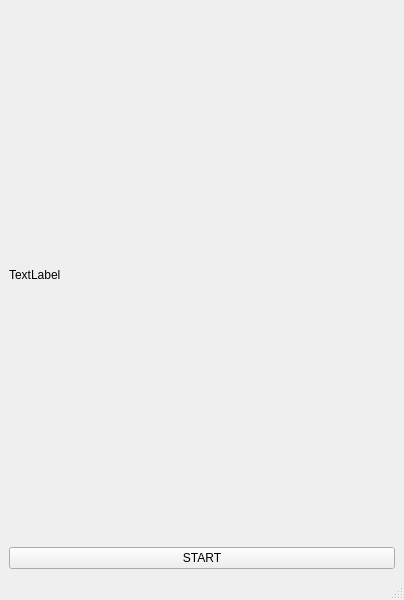
<?xml version="1.0" encoding="UTF-8"?>
<ui version="4.0">
 <class>MainWindow</class>
 <widget class="QMainWindow" name="MainWindow">
  <property name="geometry">
   <rect>
    <x>0</x>
    <y>0</y>
    <width>404</width>
    <height>600</height>
   </rect>
  </property>
  <property name="windowTitle">
   <string>MainWindow</string>
  </property>
  <widget class="QWidget" name="centralwidget">
   <layout class="QVBoxLayout" name="verticalLayout">
    <item>
     <layout class="QHBoxLayout" name="horizontalLayout">
      <item>
       <widget class="QLabel" name="timeLabel">
        <property name="text">
         <string>TextLabel</string>
        </property>
       </widget>
      </item>
     </layout>
    </item>
    <item>
     <layout class="QHBoxLayout" name="horizontalLayout_2">
      <item>
       <widget class="QPushButton" name="startButton">
        <property name="text">
         <string>START</string>
        </property>
       </widget>
      </item>
     </layout>
    </item>
    <item>
     <layout class="QVBoxLayout" name="verticalLayout_2"/>
    </item>
   </layout>
  </widget>
  <widget class="QMenuBar" name="menubar">
   <property name="geometry">
    <rect>
     <x>0</x>
     <y>0</y>
     <width>404</width>
     <height>24</height>
    </rect>
   </property>
  </widget>
  <widget class="QStatusBar" name="statusbar"/>
 </widget>
 <resources/>
 <connections/>
</ui>
